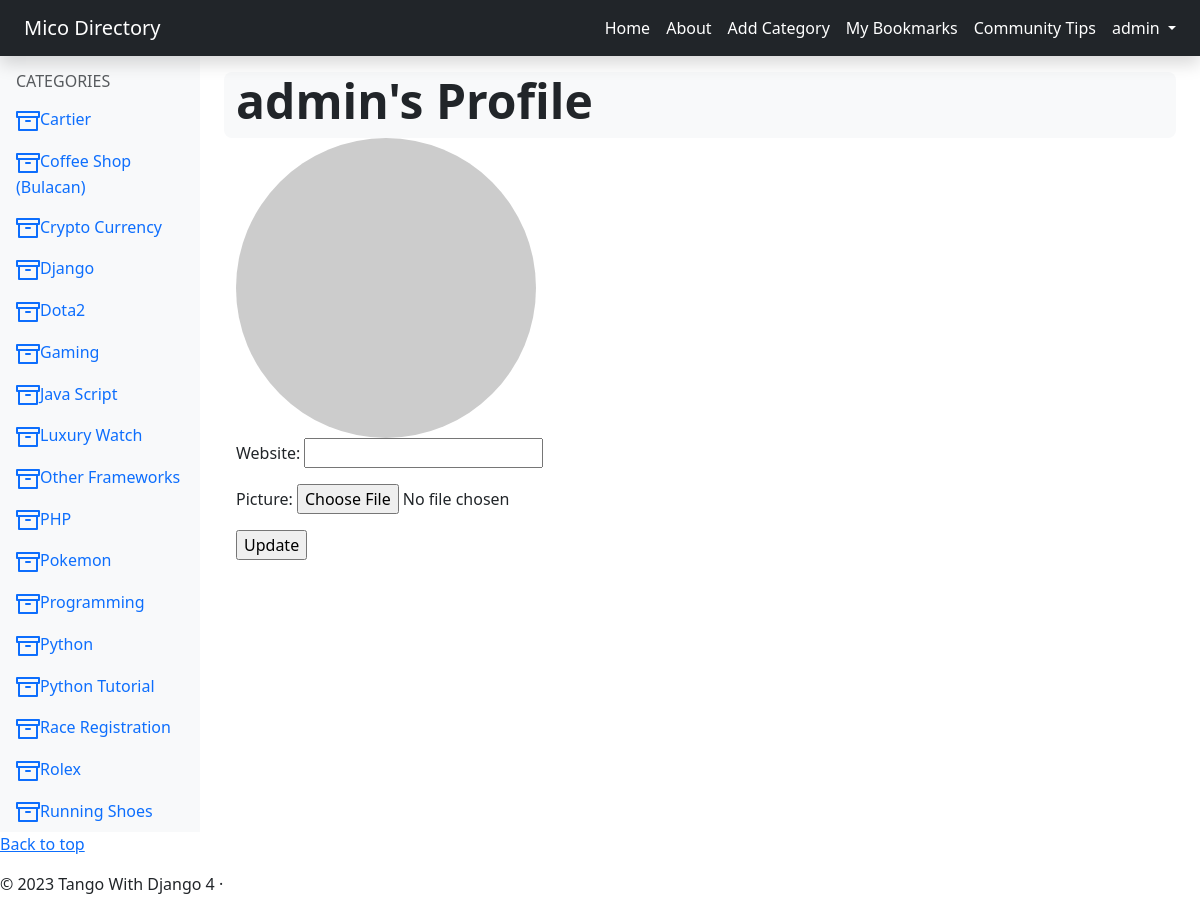
Screenshot of /rango/profile/admin/ (signed in) with the database file from the repository.
### rango/models.py (models this page shows, shortened)
class Category(models.Model):
    name = models.CharField(max_length=128, unique=True)
    views = models.IntegerField(default=0)
    likes = models.IntegerField(default=0)
    slug = models.SlugField(unique=True)
    date_added = models.DateTimeField(default=timezone.now)
    class Meta:
        verbose_name_plural = 'Categories'

### rango/views.py (the view, shortened to what this page needs)
# urls.py: path('profile/<str:username>/', views.ProfileView.as_view(), name='profile'),
class ProfileView(View):
    def get_user_details(self, username):
        try:
            user = User.objects.get(username=username)
        except User.DoesNotExist:
            return None
        user_profile = UserProfile.objects.get_or_create(user=user)[0]
        form = UserProfileForm({'website': user_profile.website,
                                'picture': user_profile.picture})
        return (user, user_profile, form)
    @method_decorator(login_required)
    def get(self, request, username):
        try:
            (user, user_profile, form) = self.get_user_details(username)
        except TypeError:
            return redirect(reverse('rango:index'))
        if request.user != user:
            return redirect('rango:index')
        context_dict = {'user_profile': user_profile,
                        'selected_user': user,
                        'form': form}
        return render(request, 'rango/profile.html', context=context_dict)

### rango/forms.py
class UserProfileForm(forms.ModelForm):
    class Meta:
        model = UserProfile
        fields = ('website', 'picture')

### rango/templatetags/rango_template_tags.py (called while the page is built)
@register.inclusion_tag('rango/categories.html', takes_context=True)
def get_category_list(context, current_category=None):
    return {
        'categories': Category.objects.order_by('name'),
        'current_category': current_category,
        'user': context['user']
            }

### rango/templates/rango/profile.html (shortened to what this page needs)
{% extends 'rango/base.html' %}
{% load static %}
        {% block body_block %}
         <div class="container-fluid py-3">
          <div class="row bg-light rounded-3">
           <h1 class="display-5 fw-bold">{{ selected_user.username }}'s Profile</h1>
          </div>
        <div class="col-md-6">
            {% if user_profile.picture %}
                <img src="{{ user_profile.picture.url }}"
                    class="rounded-circle"
                    width="300"
                    height="300"
                    alt="{{ selected_user.username }}'s profile image" />
            {% else %}
                <img src="https://loremflickr.com/300/300/person"
                    class="rounded-circle"
                    width="300"
                    height="300"
                    alt="placeholder profile image" />
            {% endif %}
        </div>
        <div class="col-md-6">
            {% if selected_user == user %}
                <form method="post" action="." enctype="multipart/form-data">
                    {{ form.as_p }}
                 <input type="submit" value="Update" />
                </form>
            {% else %}
            <p>
            <strong>Website:</strong>
            <a href="{{ user_profile.website }}">{{ user_profile.website }}</a>
            </p>
           {% endif %}
           </div>
          </div>
         </div>
        {% endblock %}

### rango/templates/rango/base.html (shortened to what this page needs)
<!doctype html>
{% load static %}
{% load rango_template_tags %}
<html lang="en">
  <head>
 <link href="https://cdn.jsdelivr.net/npm/bootstrap@5.3.0/dist/css/bootstrap.min.css" rel="stylesheet">
    <link href="https://cdn.jsdelivr.net/npm/bootstrap@5.3.0/dist/css/bootstrap.min.css" rel="stylesheet">
  </head>
  <body>
<header class="navbar navbar-dark sticky-top bg-dark p-2 shadow">
  <a class="navbar-brand px-3" href="{% url 'rango:index' %}">
    Mico Directory
  </a>
  <ul class="navbar-nav flex-row ms-auto gap-3 px-3 align-items-center">
    <li class="nav-item">
      <a class="nav-link text-white" href="{% url 'rango:index' %}">
        Home
      </a>
    </li>
    <li class="nav-item">
      <a class="nav-link text-white" href="{% url 'rango:about' %}">
        About
      </a>
    </li>
    {% if user.is_authenticated %}
      <li class="nav-item">
        <a class="nav-link text-white" href="{% url 'rango:add_category' %}">
          Add Category
        </a>
      </li>
      <li class="nav-item">
        <a class="nav-link text-white" href="{% url 'rango:bookmarks' %}">
          My Bookmarks
        </a>
      </li>
      <li class="nav-item">
        <a class="nav-link text-white" href="{% url 'rango:learning_notes' %}">
          Community Tips
        </a>
      </li>
    <li class="nav-item dropdown">
      <a class="nav-link dropdown-toggle text-white"
        href="#"
        role="button"
        data-bs-toggle="dropdown"
        aria-expanded="false">
        {{ user.username }}
      </a>
</li>
    {% endif %}
  </ul>
</header>
<div class="container-fluid px-0">
  <div class="row g-0">
    <nav id="sidebarMenu"
      class="col-md-3 col-lg-2 d-md-block bg-light sidebar collapse">
        <div class="position-sticky pt-3 sidebar-sticky">
          <h6 class="px-3 text-muted text-uppercase">
              Categories
          </h6>
          <div id="categories-listing">
              {% get_category_list %}
          </div>
        </div>
      </nav>
    <main class="col-md-9 ms-sm-auto col-lg-10 px-md-4">
        {% block body_block %}
        {% endblock %}
  </div>
<footer>
    <p class="float-right"><a href="#">Back to top</a></p>
    <p>&copy; 2023 Tango With Django 4 &middot;</p>
</footer>
  </body>
</html>

### rango/templates/rango/categories.html
<ul class="nav flex-column">
{% if categories %}
    {% for c in categories %}
        {% if c == current_category %}
            <li class="nav-item">
                <a class="nav-link activate"
                    href="{% url 'rango:show_category' c.slug %}">
                       <span data-feather="archive"></span>{{ c.name }}
                </a>
            </li>
        {% else %}
            <li class="nav-item">
                <a class="nav-link"
                    href="{% url 'rango:show_category' c.slug %}">
                    <span data-feather="archive"></span>{{ c.name }}
                </a>
            </li>
        {% endif %}
    {% endfor %}
{% else %}
    <li class="nav-item">
        There are no categories present.
    </li>
{% endif %}
</ul>

### rows the page displays
Category: name "Cartier"
Category: name "Coffee Shop (Bulacan)"
Category: name "Crypto Currency"
Category: name "Django"
Category: name "Dota2"
Category: name "Gaming"
Category: name "Java Script"
Category: name "Luxury Watch"
Category: name "Other Frameworks"
Category: name "PHP"
Category: name "Pokemon"
Category: name "Programming"
Category: name "Python"
Category: name "Python Tutorial"
Category: name "Race Registration"
Category: name "Rolex"
Category: name "Running Shoes"

### other values shown
{{ user.username }} "admin"
{{ selected_user.username }} "admin"
